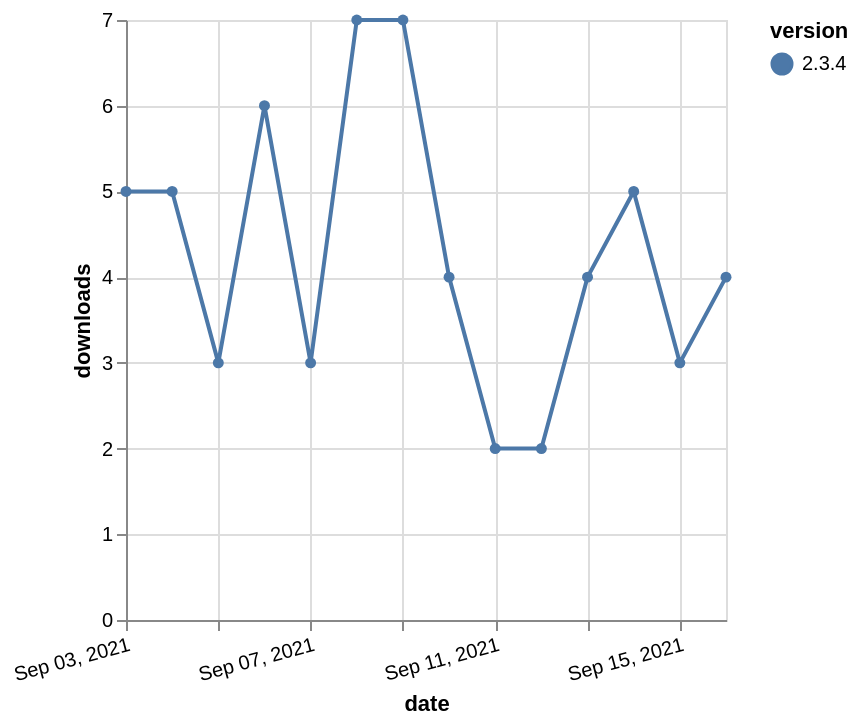

Source (Vega-Lite JSON):
### Vega-Lite specification from a JSON file in a GitHub repository (floating-point values rounded to 4 significant figures)
{"$schema": "https://vega.github.io/schema/vega-lite/v5.json", "description": "A simple bar chart with embedded data.", "data": {"values": [{"date": "2021-09-03", "total": 4201, "delta": 5, "version": "2.3.4"}, {"date": "2021-09-04", "total": 4206, "delta": 5, "version": "2.3.4"}, {"date": "2021-09-05", "total": 4209, "delta": 3, "version": "2.3.4"}, {"date": "2021-09-06", "total": 4215, "delta": 6, "version": "2.3.4"}, {"date": "2021-09-07", "total": 4218, "delta": 3, "version": "2.3.4"}, {"date": "2021-09-08", "total": 4225, "delta": 7, "version": "2.3.4"}, {"date": "2021-09-09", "total": 4232, "delta": 7, "version": "2.3.4"}, {"date": "2021-09-10", "total": 4236, "delta": 4, "version": "2.3.4"}, {"date": "2021-09-11", "total": 4238, "delta": 2, "version": "2.3.4"}, {"date": "2021-09-12", "total": 4240, "delta": 2, "version": "2.3.4"}, {"date": "2021-09-13", "total": 4244, "delta": 4, "version": "2.3.4"}, {"date": "2021-09-14", "total": 4249, "delta": 5, "version": "2.3.4"}, {"date": "2021-09-15", "total": 4252, "delta": 3, "version": "2.3.4"}, {"date": "2021-09-16", "total": 4256, "delta": 4, "version": "2.3.4"}]}, "width": "container", "mark": {"type": "line", "point": {"filled": true}}, "encoding": {"x": {"field": "date", "type": "temporal", "timeUnit": "yearmonthdate", "title": "date", "axis": {"labelAngle": -15}}, "y": {"field": "delta", "type": "quantitative", "title": "downloads"}, "color": {"field": "version", "type": "nominal"}, "tooltip": {"field": "delta"}}}
